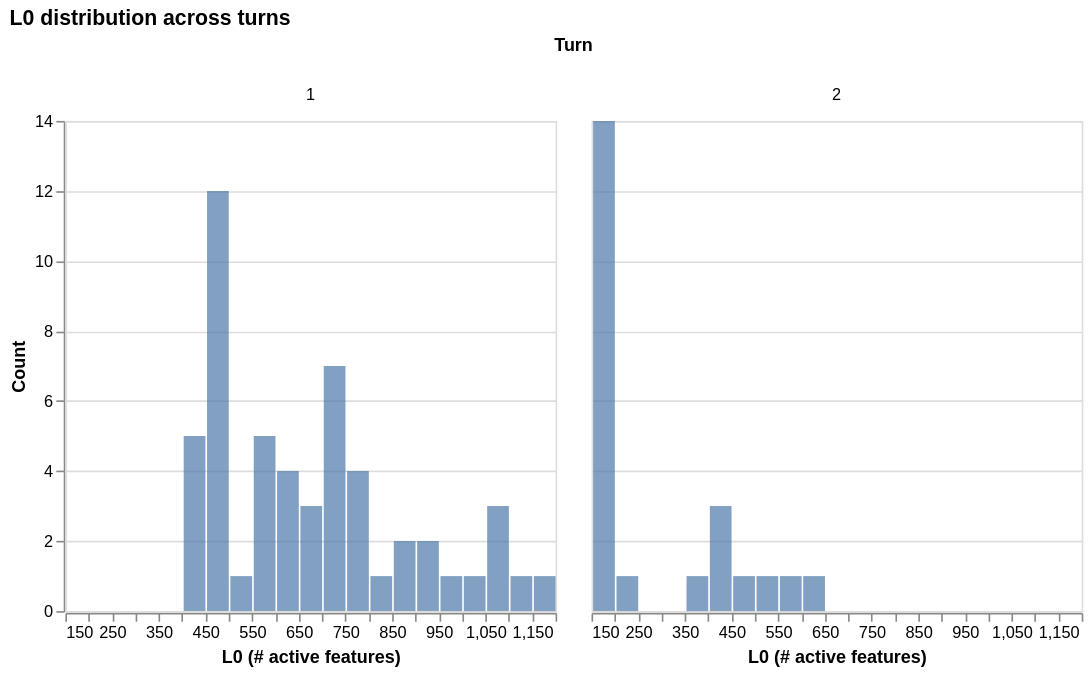

The code cell stored with this chart in its notebook:
### Code cell
plot_l0(instances_stats['pass'])

### Figure 1 — Vega-Lite specification as saved in the notebook (floating-point values rounded to 4 significant figures)
{"config": {"view": {"continuousWidth": 300, "continuousHeight": 300}}, "data": {"name": "data-4b36f6bf5b9ca84b4a164452817edbcc"}, "facet": {"column": {"field": "turn", "title": "Turn", "type": "nominal"}}, "spec": {"mark": {"type": "bar", "opacity": 0.7}, "encoding": {"tooltip": [{"aggregate": "count", "title": "Count", "type": "quantitative"}], "x": {"bin": {"maxbins": 40}, "field": "l0", "title": "L0 (# active features)", "type": "quantitative"}, "y": {"aggregate": "count", "title": "Count", "type": "quantitative"}}}, "resolve": {"scale": {"y": "shared"}}, "title": "L0 distribution across turns", "$schema": "https://vega.github.io/schema/vega-lite/v6.1.0.json", "datasets": {"data-4b36f6bf5b9ca84b4a164452817edbcc": [{"turn": "1", "l0": 471.0}, {"turn": "1", "l0": 424.0}, {"turn": "1", "l0": 482.0}, {"turn": "1", "l0": 444.0}, {"turn": "1", "l0": 468.0}, {"turn": "1", "l0": 485.0}, {"turn": "1", "l0": 469.0}, {"turn": "1", "l0": 497.0}, {"turn": "1", "l0": 498.0}, {"turn": "1", "l0": 471.0}, {"turn": "1", "l0": 476.0}, {"turn": "1", "l0": 429.0}, {"turn": "1", "l0": 450.0}, {"turn": "1", "l0": 423.0}, {"turn": "1", "l0": 451.0}, {"turn": "1", "l0": 462.0}, {"turn": "1", "l0": 448.0}, {"turn": "1", "l0": 786.0}, {"turn": "1", "l0": 782.0}, {"turn": "1", "l0": 592.0}, {"turn": "1", "l0": 532.0}, {"turn": "1", "l0": 678.0}, {"turn": "1", "l0": 614.0}, {"turn": "1", "l0": 701.0}, {"turn": "1", "l0": 573.0}, {"turn": "1", "l0": 639.0}, {"turn": "1", "l0": 837.0}, {"turn": "1", "l0": 691.0}, {"turn": "1", "l0": 620.0}, {"turn": "1", "l0": 852.0}, {"turn": "1", "l0": 706.0}, {"turn": "1", "l0": 552.0}, {"turn": "1", "l0": 576.0}, {"turn": "1", "l0": 988.0}, {"turn": "1", "l0": 657.0}, {"turn": "1", "l0": 927.0}, {"turn": "1", "l0": 859.0}, {"turn": "1", "l0": 1047.0}, {"turn": "1", "l0": 1096.0}, {"turn": "1", "l0": 721.0}, {"turn": "1", "l0": 1113.0}, {"turn": "1", "l0": 902.0}, {"turn": "1", "l0": 700.0}, {"turn": "1", "l0": 705.0}, {"turn": "1", "l0": 726.0}, {"turn": "1", "l0": 1063.0}, {"turn": "1", "l0": 710.0}, {"turn": "1", "l0": 755.0}, {"turn": "1", "l0": 1056.0}, {"turn": "1", "l0": 565.0}, {"turn": "1", "l0": 1183.0}, {"turn": "1", "l0": 760.0}, {"turn": "1", "l0": 628.0}, {"turn": "2", "l0": 156.0}, {"turn": "2", "l0": 188.0}, {"turn": "2", "l0": 151.0}, {"turn": "2", "l0": 150.0}, {"turn": "2", "l0": 187.0}, {"turn": "2", "l0": 176.0}, {"turn": "2", "l0": 170.0}, {"turn": "2", "l0": 197.0}, {"turn": "2", "l0": 163.0}, {"turn": "2", "l0": 190.0}, {"turn": "2", "l0": 207.0}, {"turn": "2", "l0": 194.0}, {"turn": "2", "l0": 184.0}, {"turn": "2", "l0": 197.0}, {"turn": "2", "l0": 196.0}, {"turn": "2", "l0": 410.0}, {"turn": "2", "l0": 378.0}, {"turn": "2", "l0": 597.0}, {"turn": "2", "l0": 601.0}, {"turn": "2", "l0": 400.0}, {"turn": "2", "l0": 483.0}, {"turn": "2", "l0": 440.0}, {"turn": "2", "l0": 521.0}]}}
